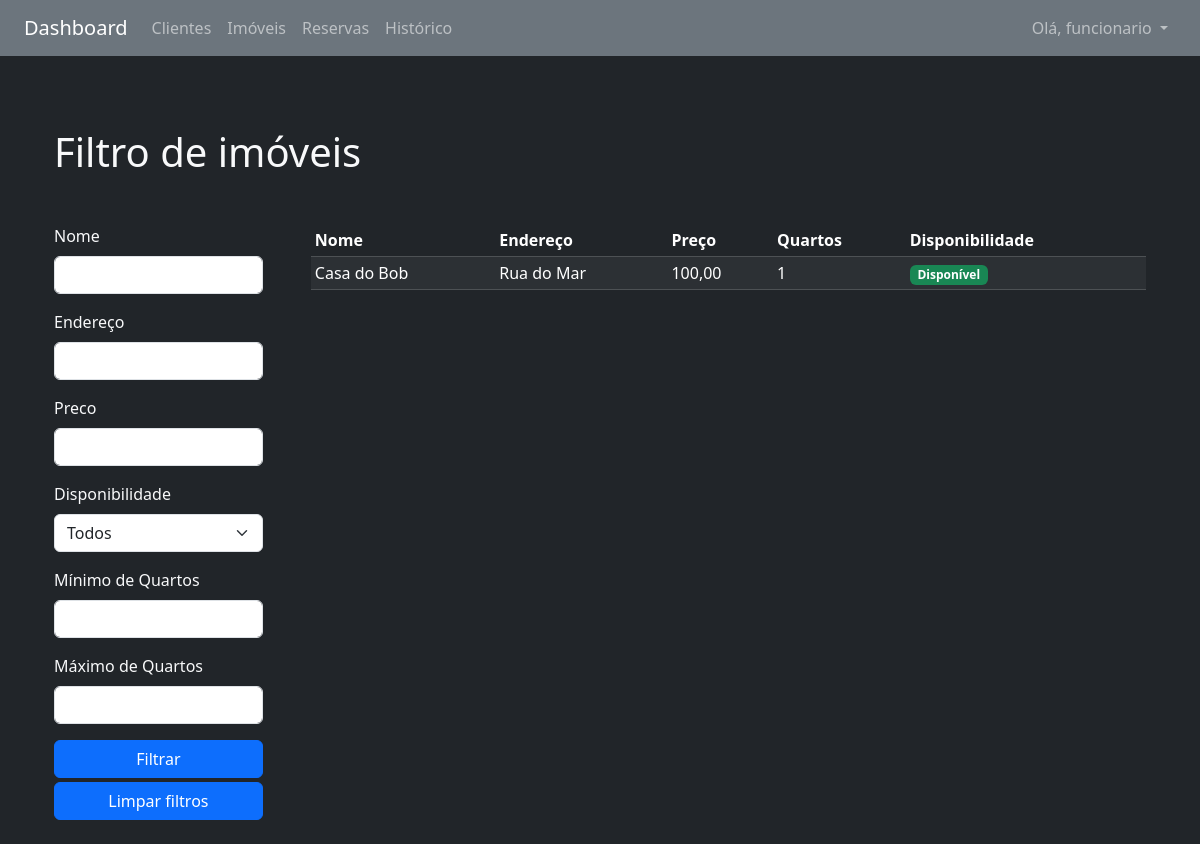
The page /imoveis/filtro/ (signed in) on the database as committed earlier.
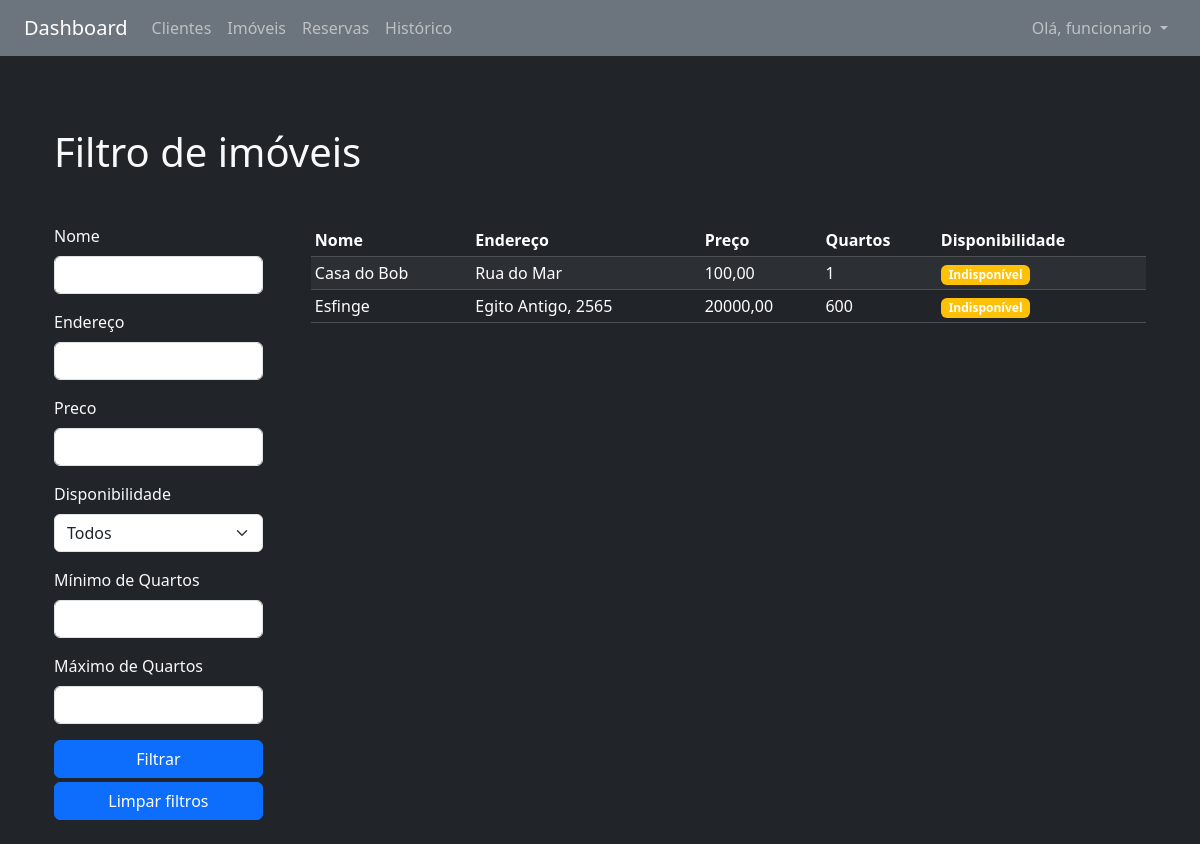
The same page on the database as committed later.
### imoveis/models.py (models this page shows, shortened)
class Imovel(models.Model):
    TIPO_CHOICES = [
        ('AP', 'Apartamento'),
        ('CA', 'Casa'),
        ('SC', 'Sala Comercial'),
    ]
    tipo = models.CharField(max_length=2, choices=TIPO_CHOICES)
    nome = models.CharField(max_length=100)
    endereco = models.CharField(max_length=255)
    preco = models.DecimalField(max_digits=10, decimal_places=2)
    qtyQuartos = models.IntegerField()
    foto = StdImageField(
        upload_to='fotos/imoveis',
        variations={'thumb': (150, 150), 'medium': (300, 300)},
        blank=True,
        null=True
    )
    disponibilidade = models.BooleanField(default=True)
    ativo = models.BooleanField(default=True)

### imoveis/views.py (the view, shortened to what this page needs)
# urls.py: path('filtro/', filtrar_imoveis, name='lista_filtro'),
@login_required
def filtrar_imoveis(request):
    form = FiltroImovelForm(request.GET or None)
    imoveis = Imovel.objects.all()
    return render(request, 'imoveis/filtro.html', {
        'form': form,
        'imoveis': imoveis
    })

### imoveis/forms.py
class FiltroImovelForm(forms.Form):
    nome = forms.CharField(label='Nome', required=False)
    endereco = forms.CharField(label='Endereço', required=False)
    preco = forms.DecimalField(max_digits=10, decimal_places=2, required=False)
    disponibilidade = forms.ChoiceField(
        label='Disponibilidade',
        required=False,
        choices=[
            ('', 'Todos'),
            ('disponivel', 'Disponível'),
            ('indisponivel', 'Indisponível'),
        ]
    )
    quartos_min = forms.IntegerField(label='Mínimo de Quartos', required=False)
    quartos_max = forms.IntegerField(label='Máximo de Quartos', required=False)

### imoveis/templates/imoveis/filtro.html (shortened to what this page needs)
{% extends 'base.html' %}
{% load crispy_forms_tags %}
{% block content %}
<div class="container-sm mt-5">
    <h1 class="h1">Filtro de imóveis</h1>
</div>
<div id="container" class="container-sm mt-5 d-flex gap-5">
    <aside id="filtro" class="w-25">
        <form method="get">
            {{ form|crispy }}
            <div class="d-flex flex-column gap-1">
                <button type="submit" class="btn btn-primary">Filtrar</button>
                <a href="{% url 'imoveis:lista_filtro' %}" class="btn btn-primary">
                    Limpar filtros
                </a>
            </div>
        </form>
    </aside>
    <div class="table-responsive w-100">
        <table class="table table-dark table-striped table-sm mb-0">
            <thead>
                <tr>
                    <th>Nome</th>
                    <th>Endereço</th>
                    <th>Preço</th>
                    <th>Quartos</th>
                    <th>Disponibilidade</th>
                </tr>
            </thead>
            <tbody>
                {% for imovel in imoveis %}
                <tr>
                    <td>{{ imovel.nome }}</td>
                    <td>{{ imovel.endereco }}</td>
                    <td>{{ imovel.preco }}</td>
                    <td>{{ imovel.qtyQuartos }}</td>
                    <td>
                        {% if imovel.disponibilidade %}
                        <strong class="badge bg-success">Disponível</strong>
                        {% else %}
                        <strong class="badge bg-warning">Indisponível</strong>
                        {% endif %}
                    </td>
                </tr>
                {% empty %}
                <tr>
                    <td colspan="4">Nenhum imóvel encontrado com os filtros aplicados.</td>
                </tr>
                {% endfor %}
            </tbody>
        </table>
    </div>
</div>
{% endblock %}

Rows that differ between the two databases and show on the page:
changed Imovel "Casa do Bob": disponibilidade "Disponível" → "Indisponível"
added Imovel: nome "Esfinge", endereco "Egito Antigo, 2565", preco "20000,00", qtyQuartos "600", disponibilidade "Indisponível"
